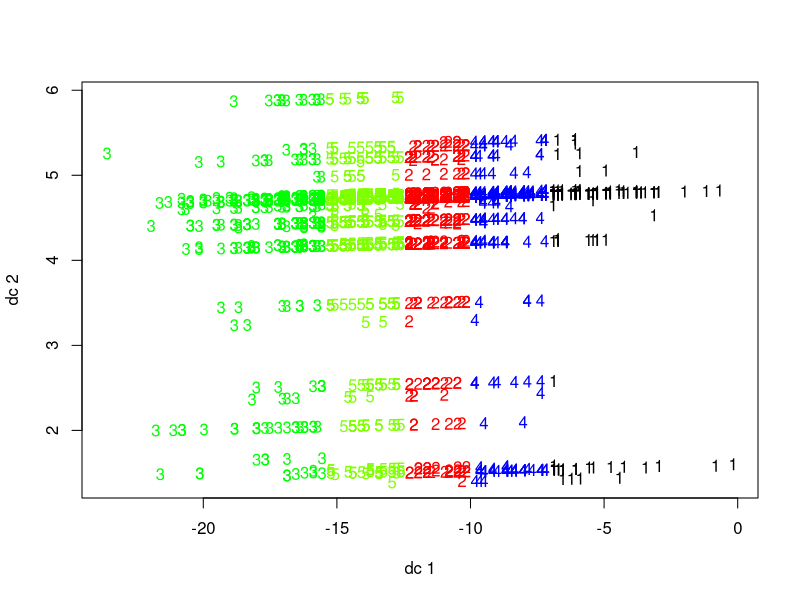

The R source for this figure: (Note: this script raises an error after producing the figure.)
#R code for chapter 21 of DSILT: Statistics

setwd("/home/dsilt/Desktop/dsilt-stats-code/21 Exam Scores Multilevel Modeling")

library(lme4)

#Data has exam scores (both the total and the score for an essay on the exam), for 1905 students from 73 schools in England
#Data from http://www.bristol.ac.uk/cmm/learning/support/datasets/
d <- read.table('exam_scores.DAT', header=F, sep='')
colnames(d) <- c('school', 'student', 'female_flag', 'essay_score', 'exam_score')
d <- d[d$school!='\032',]  #Gets rid of junk row
d$school <- as.integer(d$school)
head(d)

#Linear regression of exam_score on school, female_flag, and essay_score
linear_reg <- lm(exam_score ~ school + female_flag + essay_score, data=d)
summary(linear_reg)
preds <- predict(linear_reg, d[,-c(2,5)])
rmse <- sqrt(mean((preds-d$exam_score)^2))
rmse  #15.1
#Reg is signif but poor fit (R^2=0.27)

#Linear regression of exam_score on school dummies, female_flag, and essay_score
d$school <- as.factor(d$school)
dummies <- model.matrix(~d$school)[,-1]
colnames(dummies) <- substr(colnames(dummies), 3, 100)
d <- cbind(d[,-1], dummies)
d <- d[,-1]  #Drop student
linear_reg <- lm(exam_score ~ ., data=d)
summary(linear_reg)
preds <- predict(linear_reg, d[,-3])
rmse <- sqrt(mean((preds-d$exam_score)^2))
rmse  #12.5
#Reg is signif but still poor fit (R^2=0.5) and now there are so many dummies it is hard to look through them all, and cannot easily test for interaction between school and female_flag

#Many linear regressions (1 for each school) of exam_score on female_flag, and essay_score
d <- read.table('exam_scores.DAT', header=F, sep='')  #Read data back in to reset everything
colnames(d) <- c('school', 'student', 'female_flag', 'essay_score', 'exam_score')
d <- d[d$school!='\032',]  #Gets rid of junk row
d$school <- as.integer(d$school)
schools <- unique(d$school)
linear_regs <- by(data=d, INDICES=d$school, FUN=function(x) {lm(exam_score ~ school + female_flag + essay_score, data=d)})

#Use multilevel model to account for exam_score differences between schools and within schools
#start with varying intercept model - allows intercept to vary by the group variable school
ml_reg <- lmer(exam_score ~ (1 | school) + female_flag + essay_score, data=d)
summary(ml_reg)
preds <- predict(ml_reg, d[,-c(2,5)])
rmse <- sqrt(mean((preds-d$exam_score)^2))
rmse  #12.5

#Create artificial grouping variable using k-means
kclusters <- kmeans(as.matrix(d[,c('female_flag', 'essay_score')]), centers=5)
library(fpc)
plotcluster(d[,c('school', 'essay_score')], kclusters$cluster)
d$cluster <- kclusters$cluster  #Assumes the row ordering is the same

#Varying intercept model with mixed effect term for varying intercepts by cluster and schools within clusters
ml_clust_reg <- lmer(exam_score ~ (1 | cluster/school) + female_flag + essay_score, data=d)
summary(ml_clust_reg)
preds <- predict(ml_clust_reg, d[,-c(2,5)])
rmse <- sqrt(mean((preds-d$exam_score)^2))
rmse  #11.6
#Alternatively, do a varying intercept model without nesting
ml_clust_reg <- lmer(exam_score ~ (1 | cluster) + (1 | school) + female_flag + essay_score, data=d)
summary(ml_clust_reg)
preds <- predict(ml_clust_reg, d[,-c(2,5)])
rmse <- sqrt(mean((preds-d$exam_score)^2))
rmse  #12.4

#Varying slope model to explore the effect of essay_score (a student level variable) as it varies across clusters and schools
ml_clust_reg <- lmer(exam_score ~ (1 + essay_score | cluster) (1 + essay_score | school) + female_flag, data=d)
summary(ml_clust_reg)
preds <- predict(ml_clust_reg, d[,-c(2,5)])
rmse <- sqrt(mean((preds-d$exam_score)^2))
rmse  #12.4
#Same thing but with mixed effect term for varying intercepts by cluster and schools within clusters, and varying slopes by essay_score by cluster and schools within clusters
ml_clust_reg <- lmer(exam_score ~ (1 + essay_score | cluster/school) + female_flag, data=d)  #Fails to converge
summary(ml_clust_reg)
preds <- predict(ml_clust_reg, d[,-c(2,5)])
rmse <- sqrt(mean((preds-d$exam_score)^2))
rmse  #11.6

#Plot error by observation to see where the model messed up
library(ggplot2)
abs_dev <- abs(preds-d$exam_score)
d$abs_dev <- abs_dev
ggplot(d, aes(x=row.names(d), y=exam_score)) + geom_point(aes(colour=abs_dev)) + scale_colour_gradient(low='white', high='black') + ggtitle('Absolute Error by Observation')
